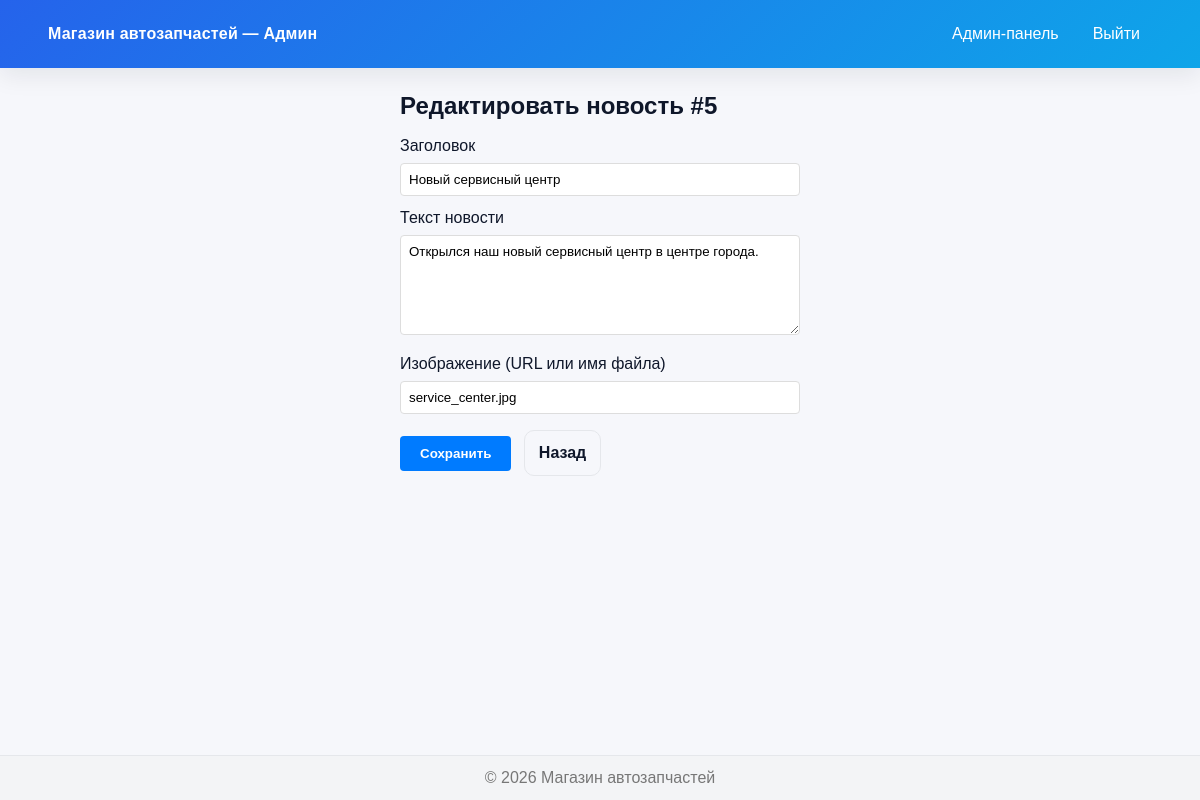
The app's page /admin/edit_news.php?id=5 (signed in) with its own data.
### tables this page shows
CREATE TABLE `news` (
  `id` int(11) NOT NULL,
  `title` varchar(255) NOT NULL,
  `content` text NOT NULL,
  `image` varchar(255) DEFAULT NULL,
  `created_at` timestamp NOT NULL DEFAULT CURRENT_TIMESTAMP
);

### admin/edit_news.php (the view, shortened to what this page needs)
<?php
require_once '../config.php';
try {
    $pdo = new PDO("mysql:host={$host};port={$port};dbname={$name};charset=utf8mb4", $user, $pass);
    $pdo->setAttribute(PDO::ATTR_ERRMODE, PDO::ERRMODE_EXCEPTION);
} catch (Throwable $e) {
    die("Ошибка подключения к базе данных");
}
$id = (int)($_GET['id'] ?? 0);
$st = $pdo->prepare("SELECT id, title, content, image, created_at FROM news WHERE id = ?");
$st->execute([$id]);
$news = $st->fetch(PDO::FETCH_ASSOC);
?>
<!doctype html>
<html lang="ru">
<head>
  <link rel="stylesheet" href="/css/common.css">
  <link rel="stylesheet" href="/css/admin_form.css">
</head>
<body>
<header class="site-header">
  <div class="container header-row">
    <a href="./index.php" class="brand"><span class="brand-name">Магазин автозапчастей — Админ</span></a>
    <nav class="main-nav">
      <a href="./index.php" class="nav-link">Админ-панель</a>
      <a href="logout.php" class="nav-link">Выйти</a>
    </nav>
  </div>
</header>
<main class="container">
  <div class="admin-form">
    <h2>Редактировать новость #<?php echo (int)$news['id']; ?></h2>
    <form method="post" action="edit_news.php?id=<?php echo (int)$news['id']; ?>">
      <label>Заголовок</label>
      <input type="text" name="title" class="input" required maxlength="255" value="<?php echo htmlspecialchars($news['title']); ?>">
      <label>Текст новости</label>
      <textarea name="content" class="input" rows="10" required><?php echo htmlspecialchars($news['content']); ?></textarea>
      <label>Изображение (URL или имя файла)</label>
      <input type="text" name="image" class="input" placeholder="Например: news1.jpg"
             value="<?php echo htmlspecialchars($news['image'] ?? ''); ?>">
      <div style="margin-top:12px;">
        <button type="submit" class="btn btn-primary">Сохранить</button>
        <a class="btn btn-ghost" href="index.php" style="margin-left:8px;">Назад</a>
      </div>
    </form>
  </div>
</main>
<footer class="site-footer"><div class="container">© <?php echo date('Y'); ?> Магазин автозапчастей</div></footer>
</body>
</html>

### css/common.css (style rules this page uses)
* { box-sizing: border-box; margin: 0; padding: 0; font-family: Arial, sans-serif; }
:root { --bg: #f6f7fb; --card: #ffffff; --text: #0f172a; --muted: #6b7280; --primary: #2563eb; --primary-2: #0ea5e9; --success: #22c55e; --ring: rgba(37,99,235,.25); --radius: 14px; --shadow: 0 8px 24px rgba(15,23,42,.08); }
html, body { height: 100%; }
body { display: flex; flex-direction: column; min-height: 100vh; font-family: "Inter", system-ui, -apple-system, Segoe UI, Roboto, Arial, sans-serif; color: var(--text); background: var(--bg); line-height: 1.5; }
main { flex: 1; }
.container { width: min(1200px, 92%); margin: 0 auto; }
.btn { display: inline-flex; align-items: center; justify-content: center; padding: 10px 14px; border-radius: 10px; border: 1px solid transparent; font-weight: 600; text-decoration: none; cursor: pointer; transition: .2s ease; }
.btn-primary { background: var(--primary); color: #fff; }
.btn-ghost { background: transparent; color: var(--text); border-color: #e5e7eb; }
.site-header { position: sticky; top: 0; z-index: 50; background: linear-gradient(135deg, var(--primary), var(--primary-2)); color: #fff; box-shadow: var(--shadow); }
.header-row { display: flex; align-items: center; justify-content: space-between; padding: 14px 0; }
.brand { display: flex; align-items: center; gap: 10px; color: #fff; text-decoration: none; }
.brand-name { font-weight: 700; letter-spacing: .2px; }
.main-nav { display: flex; gap: 10px; flex-wrap: wrap; }
.nav-link { color: #fff; text-decoration: none; padding: 8px 12px; border-radius: 10px; transition: background .2s ease, transform .15s ease; }
.site-footer { background: #f3f4f6; padding: 10px 0; text-align: center; color: #777; border-top: 1px solid #e5e7eb; }

### css/admin_form.css (style rules this page uses)
.admin-form { margin: 20px auto; max-width: 400px; text-align: left; }
.admin-form label { display: block; margin: 10px 0 5px; }
.admin-form input, .admin-form select, .admin-form textarea { width: 100%; padding: 8px; border: 1px solid #ddd; border-radius: 4px; }
.admin-form textarea { height: 100px; }
.admin-form button { margin-top: 10px; padding: 10px 20px; background: #007bff; color: white; border: none; border-radius: 4px; cursor: pointer; }

### records on screen
news: id "5", title "Новый сервисный центр", content "Открылся наш новый сервисный центр в центре города.", image "service_center.jpg"
